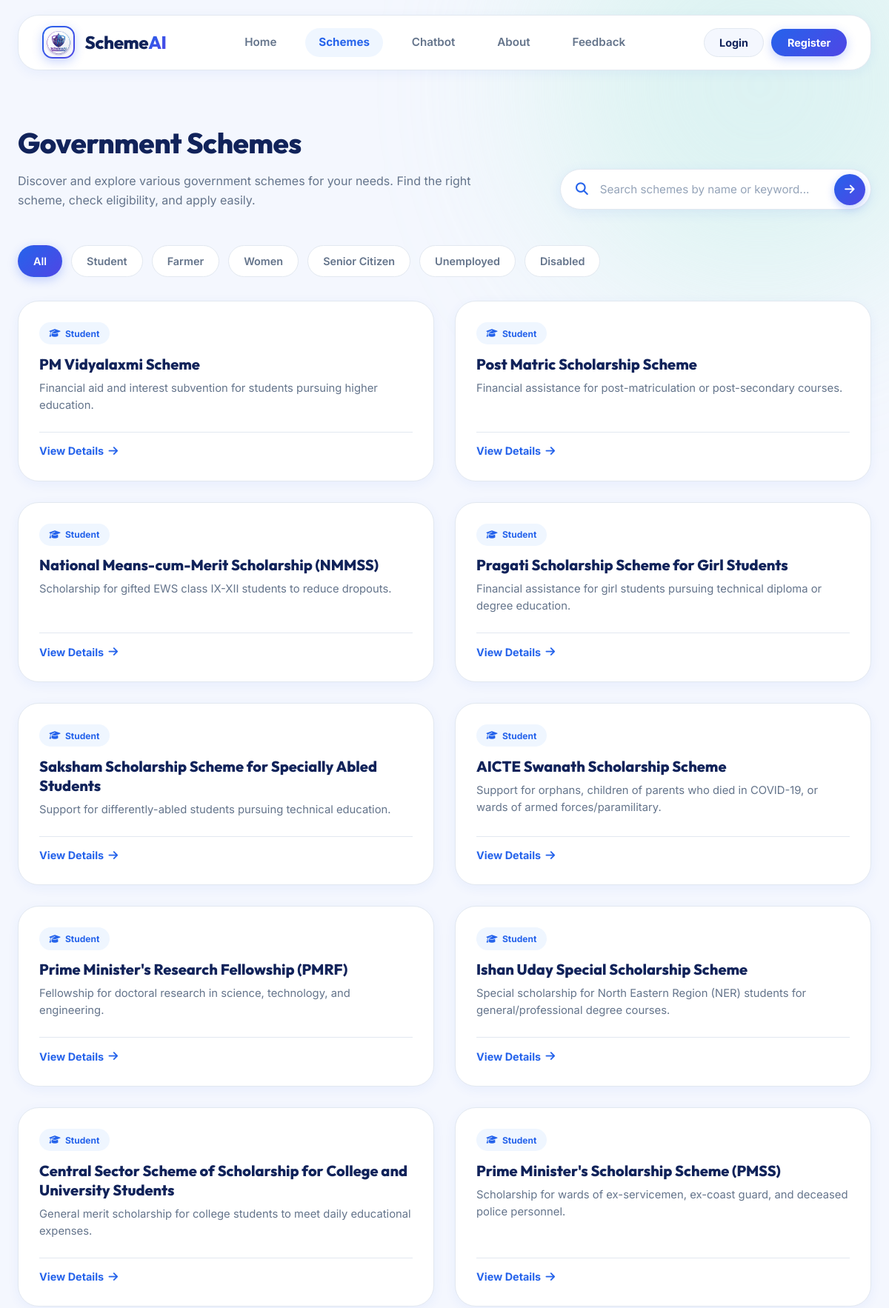
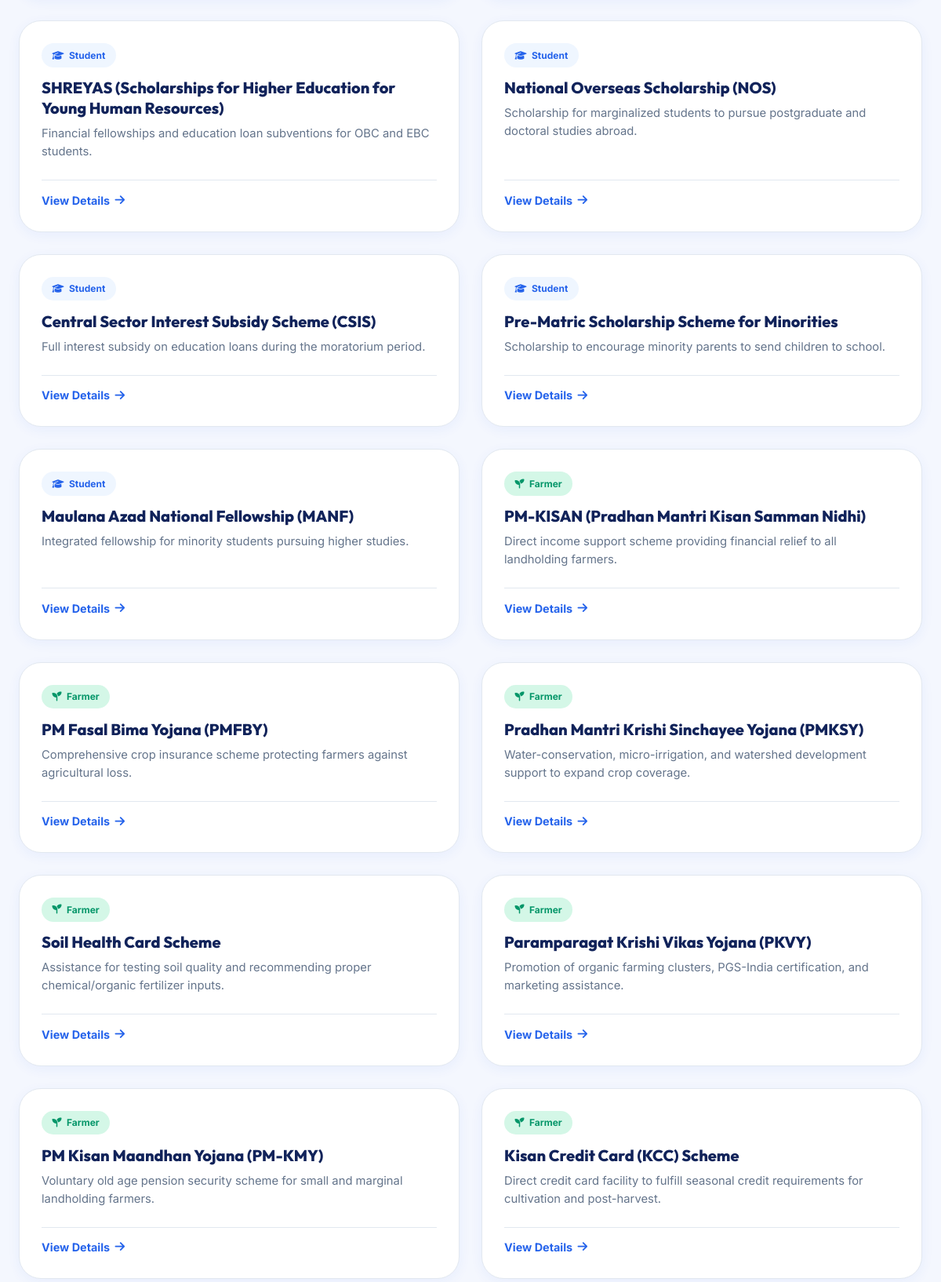
Screenshot of /schemes (upper part) with the database file from the repository (2 pictures, top to bottom).
### tables this page shows
CREATE TABLE schemes (
            id INTEGER PRIMARY KEY AUTOINCREMENT,
            name TEXT UNIQUE NOT NULL,
            category TEXT NOT NULL, -- 'student', 'farmer', 'women', 'senior_citizen', 'unemployed', 'differently_abled'
            description TEXT NOT NULL,
            eligibility TEXT NOT NULL,
            benefits TEXT NOT NULL,
            required_documents TEXT NOT NULL,
            portal_link TEXT NOT NULL
        , state TEXT, sector TEXT);

### app.py (the view, shortened to what this page needs)
@app.route('/schemes')
def schemes_catalog():
    logged_in = 'user_id' in session
    username = session.get('username')
    category_filter = request.args.get('category', '').strip().lower()
    search_q = request.args.get('q', '').strip().lower()
    all_schemes = get_all_schemes()
    filtered_schemes = []
    for s in all_schemes:
        cat = str(s.get('category', '')).lower()
        name = str(s.get('name', '')).lower()
        desc = str(s.get('description', '')).lower()
        cat_match = True
        search_match = True
        if search_q:
            search_match = (search_q in name or search_q in desc or search_q in cat)
        if cat_match and search_match:
            filtered_schemes.append(s)
    return render_template(
        'schemes.html',
        schemes=filtered_schemes,
        logged_in=logged_in,
        username=username,
        active_category=category_filter or 'all',
        search_query=search_q,
        total_count=len(all_schemes)
    )

### utils/db.py (called while the page is built)
def get_db_connection():
    conn = sqlite3.connect(DATABASE_PATH)
    conn.row_factory = sqlite3.Row  # Returns rows as dictionary-like objects
    return conn

def get_all_schemes():
    conn = get_db_connection()
    cursor = conn.cursor()
    cursor.execute("SELECT * FROM schemes")
    results = cursor.fetchall()
    conn.close()
    return [dict(row) for row in results]

### templates/schemes.html (shortened to what this page needs)
<!DOCTYPE html>
<html lang="en">
<head>
    <link rel="stylesheet" href="https://cdnjs.cloudflare.com/ajax/libs/font-awesome/6.4.0/css/all.min.css">
    <link rel="stylesheet" href="{{ url_for('static', filename='css/style.css') }}?v=16">
</head>
<body class="public-page">
    <div class="bg-glow bg-glow-1"></div>
    <div class="page-container" style="max-width: 1320px;">
        <header class="navbar" style="margin-top: 1.25rem;">
            <a href="/" class="brand">
                <div class="brand-logo">
                    <img src="{{ url_for('static', filename='images/logo.jpg') }}" alt="SchemeAI Logo" class="brand-logo-img">
                </div>
                <span class="brand-name">Scheme<span>AI</span></span>
            </a>
            <nav class="nav-links">
                <a href="/" class="nav-item">Home</a>
                <a href="{{ url_for('schemes_catalog') }}" class="nav-item active">Schemes</a>
                <a href="{{ url_for('chat_workspace') }}" class="nav-item">Chatbot</a>
                <a href="/about" class="nav-item">About</a>
                <a href="/feedback" class="nav-item">Feedback</a>
            </nav>
            <div class="nav-actions">
                {% if logged_in %}
                    <a href="{{ url_for('user_profile') }}" class="user-pill-btn">
                        <i class="fa-solid fa-circle-user"></i>
                        <span>{{ username }}</span>
                    </a>
                    <a href="{{ url_for('logout') }}" class="btn-nav-logout" title="Logout">
                        <i class="fa-solid fa-arrow-right-from-bracket"></i>
                    </a>
                {% else %}
                    <a href="{{ url_for('login') }}" class="btn-nav-login-light">Login</a>
                    <a href="{{ url_for('register') }}" class="btn-nav-register-light">Register</a>
                {% endif %}
            </div>
        </header>
        <div class="schemes-header-row">
            <div class="schemes-header-text">
                <h1 class="schemes-title">
                    Government Schemes
                </h1>
                <p class="schemes-subtitle">
                    Discover and explore various government schemes for your needs. Find the right scheme, check eligibility, and apply easily.
                </p>
            </div>
            <form action="{{ url_for('schemes_catalog') }}" method="GET" class="schemes-search-pill">
                <i class="fa-solid fa-magnifying-glass schemes-search-icon"></i>
                <input type="text" name="q" value="{{ search_query }}" placeholder="Search schemes by name or keyword..." autocomplete="off">
                <button type="submit" class="schemes-search-btn" title="Search Schemes">
                    <i class="fa-solid fa-arrow-right"></i>
                </button>
            </form>
        </div>
        <div class="category-filters-bar" style="justify-content: flex-start; margin: 1.5rem 0 2rem 0;">
            <a href="{{ url_for('schemes_catalog', q=search_query) }}" class="filter-pill {% if active_category == 'all' %}active{% endif %}">
                All
            </a>
            <a href="{{ url_for('schemes_catalog', category='student', q=search_query) }}" class="filter-pill {% if active_category in ['student', 'students'] %}active{% endif %}">
                Student
            </a>
            <a href="{{ url_for('schemes_catalog', category='farmer', q=search_query) }}" class="filter-pill {% if active_category in ['farmer', 'farmers'] %}active{% endif %}">
                Farmer
            </a>
            <a href="{{ url_for('schemes_catalog', category='women', q=search_query) }}" class="filter-pill {% if active_category in ['women', 'woman'] %}active{% endif %}">
                Women
            </a>
            <a href="{{ url_for('schemes_catalog', category='senior', q=search_query) }}" class="filter-pill {% if active_category in ['senior', 'senior_citizen', 'seniors'] %}active{% endif %}">
                Senior Citizen
            </a>
            <a href="{{ url_for('schemes_catalog', category='unemployed', q=search_query) }}" class="filter-pill {% if active_category in ['unemployed', 'youth'] %}active{% endif %}">
                Unemployed
            </a>
            <a href="{{ url_for('schemes_catalog', category='disabled', q=search_query) }}" class="filter-pill {% if active_category in ['disabled', 'disabled_citizens'] %}active{% endif %}">
                Disabled
            </a>
        </div>
        {% if schemes and schemes|length > 0 %}
        <div class="schemes-catalog-grid">
            {% for scheme in schemes %}
            <div class="scheme-card" style="border-radius: var(--radius-xl); padding: 1.75rem;">
                <div style="display: flex; align-items: center; gap: 0.75rem; margin-bottom: 0.85rem;">
                    {% if 'farmer' in scheme.category|lower or 'agri' in scheme.category|lower %}
                        <span style="background: #D4F7E7; color: #059669; font-weight: 700; font-size: 0.75rem; padding: 0.35rem 0.85rem; border-radius: var(--radius-pill); display: inline-flex; align-items: center; gap: 0.4rem;">
                            <i class="fa-solid fa-seedling"></i> Farmer
                        </span>
                    {% elif 'student' in scheme.category|lower %}
                        <span style="background: #EFF6FF; color: #2563EB; font-weight: 700; font-size: 0.75rem; padding: 0.35rem 0.85rem; border-radius: var(--radius-pill); display: inline-flex; align-items: center; gap: 0.4rem;">
                            <i class="fa-solid fa-graduation-cap"></i> Student
                        </span>
                    {% elif 'women' in scheme.category|lower or 'female' in scheme.category|lower %}
                        <span style="background: #FFE5F0; color: #DB2777; font-weight: 700; font-size: 0.75rem; padding: 0.35rem 0.85rem; border-radius: var(--radius-pill); display: inline-flex; align-items: center; gap: 0.4rem;">
                            <i class="fa-solid fa-person-dress"></i> Women
                        </span>
                    {% elif 'senior' in scheme.category|lower or 'pension' in scheme.category|lower %}
                        <span style="background: #E0F2FE; color: #0284C7; font-weight: 700; font-size: 0.75rem; padding: 0.35rem 0.85rem; border-radius: var(--radius-pill); display: inline-flex; align-items: center; gap: 0.4rem;">
                            <i class="fa-solid fa-person-cane"></i> Senior Citizen
                        </span>
                    {% elif 'unemployed' in scheme.category|lower or 'skill' in scheme.category|lower or 'youth' in scheme.category|lower %}
                        <span style="background: #FFF0E5; color: #EA580C; font-weight: 700; font-size: 0.75rem; padding: 0.35rem 0.85rem; border-radius: var(--radius-pill); display: inline-flex; align-items: center; gap: 0.4rem;">
                            <i class="fa-solid fa-briefcase"></i> Unemployed
                        </span>
                    {% elif 'disabled' in scheme.category|lower %}
                        <span style="background: #F1EAFF; color: #7C3AED; font-weight: 700; font-size: 0.75rem; padding: 0.35rem 0.85rem; border-radius: var(--radius-pill); display: inline-flex; align-items: center; gap: 0.4rem;">
                            <i class="fa-solid fa-wheelchair"></i> Disabled
                        </span>
                    {% else %}
                        <span style="background: #EFF6FF; color: #2563EB; font-weight: 700; font-size: 0.75rem; padding: 0.35rem 0.85rem; border-radius: var(--radius-pill);">
                            {{ scheme.category|title }}
                        </span>
                    {% endif %}
                </div>
                <h3 style="font-size: 1.25rem; font-weight: 800; color: var(--deep-purple); margin-bottom: 0.5rem;">
                    {{ scheme.name }}
                </h3>
                <p style="color: var(--text-secondary); font-size: 0.925rem; line-height: 1.55; margin-bottom: 1.5rem; flex-grow: 1;">
                    {{ scheme.description }}
                </p>
                <div class="scheme-card-footer" style="padding-top: 0.85rem;">
                    <a href="{{ url_for('scheme_details', scheme_id=scheme.id) }}" class="scheme-link" style="color: var(--primary-purple); font-weight: 700;">
                        View Details <i class="fa-solid fa-arrow-right"></i>
                    </a>
                </div>
            </div>
            {% endfor %}
        </div>
        {% endif %}
    </div>
</body>
</html>

### rows the page displays
schemes: category "student" (drawn), name "PM Vidyalaxmi Scheme", description "Financial aid and interest subvention for students pursuing higher education."
schemes: category "student" (drawn), name "Post Matric Scholarship Scheme", description "Financial assistance for post-matriculation or post-secondary courses."
schemes: category "student" (drawn), name "National Means-cum-Merit Scholarship (NMMSS)", description "Scholarship for gifted EWS class IX-XII students to reduce dropouts."
schemes: category "student" (drawn), name "Pragati Scholarship Scheme for Girl Students", description "Financial assistance for girl students pursuing technical diploma or degree education."
schemes: category "student" (drawn), name "Saksham Scholarship Scheme for Specially Abled Students", description "Support for differently-abled students pursuing technical education."
schemes: category "student" (drawn), name "AICTE Swanath Scholarship Scheme", description "Support for orphans, children of parents who died in COVID-19, or wards of armed forces/paramilitary."
schemes: category "student" (drawn), name "Prime Minister's Research Fellowship (PMRF)", description "Fellowship for doctoral research in science, technology, and engineering."
schemes: category "student" (drawn), name "Ishan Uday Special Scholarship Scheme", description "Special scholarship for North Eastern Region (NER) students for general/professional degree courses."
schemes: category "student" (drawn), name "Central Sector Scheme of Scholarship for College and University Students", description "General merit scholarship for college students to meet daily educational expenses."
schemes: category "student" (drawn), name "Prime Minister's Scholarship Scheme (PMSS)", description "Scholarship for wards of ex-servicemen, ex-coast guard, and deceased police personnel."
schemes: category "student" (drawn), name "SHREYAS (Scholarships for Higher Education for Young Human Resources)", description "Financial fellowships and education loan subventions for OBC and EBC students."
schemes: category "student" (drawn), name "National Overseas Scholarship (NOS)", description "Scholarship for marginalized students to pursue postgraduate and doctoral studies abroad."
schemes: category "student" (drawn), name "Central Sector Interest Subsidy Scheme (CSIS)", description "Full interest subsidy on education loans during the moratorium period."
schemes: category "student" (drawn), name "Pre-Matric Scholarship Scheme for Minorities", description "Scholarship to encourage minority parents to send children to school."
schemes: category "student" (drawn), name "Maulana Azad National Fellowship (MANF)", description "Integrated fellowship for minority students pursuing higher studies."
schemes: category "farmer" (drawn), name "PM-KISAN (Pradhan Mantri Kisan Samman Nidhi)", description "Direct income support scheme providing financial relief to all landholding farmers."
schemes: category "farmer" (drawn), name "PM Fasal Bima Yojana (PMFBY)", description "Comprehensive crop insurance scheme protecting farmers against agricultural loss."
schemes: category "farmer" (drawn), name "Pradhan Mantri Krishi Sinchayee Yojana (PMKSY)", description "Water-conservation, micro-irrigation, and watershed development support to expand crop coverage."
schemes: category "farmer" (drawn), name "Soil Health Card Scheme", description "Assistance for testing soil quality and recommending proper chemical/organic fertilizer inputs."
schemes: category "farmer" (drawn), name "Paramparagat Krishi Vikas Yojana (PKVY)", description "Promotion of organic farming clusters, PGS-India certification, and marketing assistance."
schemes: category "farmer" (drawn), name "PM Kisan Maandhan Yojana (PM-KMY)", description "Voluntary old age pension security scheme for small and marginal landholding farmers."
schemes: category "farmer" (drawn), name "Kisan Credit Card (KCC) Scheme", description "Direct credit card facility to fulfill seasonal credit requirements for cultivation and post-harvest."
